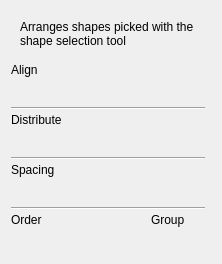
<?xml version="1.0" encoding="UTF-8"?>
<ui version="4.0">
 <author>
    SPDX-FileCopyrightText: none
    SPDX-License-Identifier: GPL-3.0-or-later
  </author>
 <class>ArrangeDockerWidget</class>
 <widget class="QWidget" name="ArrangeDockerWidget">
  <property name="geometry">
   <rect>
    <x>0</x>
    <y>0</y>
    <width>222</width>
    <height>264</height>
   </rect>
  </property>
  <property name="sizePolicy">
   <sizepolicy hsizetype="Preferred" vsizetype="Preferred">
    <horstretch>0</horstretch>
    <verstretch>0</verstretch>
   </sizepolicy>
  </property>
  <layout class="QVBoxLayout" name="verticalLayout">
   <item>
    <widget class="QFrame" name="disabledLabel">
     <property name="frameShape">
      <enum>QFrame::NoFrame</enum>
     </property>
     <property name="frameShadow">
      <enum>QFrame::Raised</enum>
     </property>
     <layout class="QHBoxLayout" name="horizontalLayout_2">
      <item>
       <widget class="QLabel" name="label">
        <property name="text">
         <string>Arranges shapes picked with the shape selection tool</string>
        </property>
        <property name="wordWrap">
         <bool>true</bool>
        </property>
       </widget>
      </item>
     </layout>
    </widget>
   </item>
   <item alignment="Qt::AlignLeft|Qt::AlignTop">
    <widget class="QFrame" name="buttons">
     <property name="sizePolicy">
      <sizepolicy hsizetype="Fixed" vsizetype="Fixed">
       <horstretch>0</horstretch>
       <verstretch>0</verstretch>
      </sizepolicy>
     </property>
     <property name="frameShape">
      <enum>QFrame::NoFrame</enum>
     </property>
     <property name="frameShadow">
      <enum>QFrame::Raised</enum>
     </property>
     <layout class="QHBoxLayout" name="horizontalLayout_6">
      <property name="leftMargin">
       <number>0</number>
      </property>
      <property name="topMargin">
       <number>0</number>
      </property>
      <property name="rightMargin">
       <number>0</number>
      </property>
      <property name="bottomMargin">
       <number>0</number>
      </property>
      <item>
       <layout class="QGridLayout" name="gridLayout" columnstretch="0,0,0,0,0,0,0">
        <property name="sizeConstraint">
         <enum>QLayout::SetFixedSize</enum>
        </property>
        <property name="spacing">
         <number>2</number>
        </property>
        <item row="0" column="0" colspan="7">
         <widget class="QLabel" name="label_3">
          <property name="sizePolicy">
           <sizepolicy hsizetype="Fixed" vsizetype="Fixed">
            <horstretch>0</horstretch>
            <verstretch>0</verstretch>
           </sizepolicy>
          </property>
          <property name="text">
           <string>Align</string>
          </property>
          <property name="alignment">
           <set>Qt::AlignBottom|Qt::AlignLeading|Qt::AlignLeft</set>
          </property>
         </widget>
        </item>
        <item row="11" column="5">
         <widget class="QToolButton" name="group">
          <property name="minimumSize">
           <size>
            <width>26</width>
            <height>26</height>
           </size>
          </property>
          <property name="focusPolicy">
           <enum>Qt::NoFocus</enum>
          </property>
          <property name="text">
           <string/>
          </property>
          <property name="iconSize">
           <size>
            <width>16</width>
            <height>16</height>
           </size>
          </property>
          <property name="autoRaise">
           <bool>true</bool>
          </property>
         </widget>
        </item>
        <item row="5" column="2">
         <widget class="QToolButton" name="hDistributeRight">
          <property name="minimumSize">
           <size>
            <width>26</width>
            <height>26</height>
           </size>
          </property>
          <property name="focusPolicy">
           <enum>Qt::NoFocus</enum>
          </property>
          <property name="text">
           <string/>
          </property>
          <property name="iconSize">
           <size>
            <width>16</width>
            <height>16</height>
           </size>
          </property>
          <property name="autoRaise">
           <bool>true</bool>
          </property>
         </widget>
        </item>
        <item row="5" column="0">
         <widget class="QToolButton" name="hDistributeLeft">
          <property name="minimumSize">
           <size>
            <width>26</width>
            <height>26</height>
           </size>
          </property>
          <property name="focusPolicy">
           <enum>Qt::NoFocus</enum>
          </property>
          <property name="text">
           <string/>
          </property>
          <property name="iconSize">
           <size>
            <width>16</width>
            <height>16</height>
           </size>
          </property>
          <property name="autoRaise">
           <bool>true</bool>
          </property>
         </widget>
        </item>
        <item row="5" column="4">
         <widget class="QToolButton" name="vDistributeTop">
          <property name="minimumSize">
           <size>
            <width>26</width>
            <height>26</height>
           </size>
          </property>
          <property name="focusPolicy">
           <enum>Qt::NoFocus</enum>
          </property>
          <property name="text">
           <string/>
          </property>
          <property name="iconSize">
           <size>
            <width>16</width>
            <height>16</height>
           </size>
          </property>
          <property name="autoRaise">
           <bool>true</bool>
          </property>
         </widget>
        </item>
        <item row="5" column="1">
         <widget class="QToolButton" name="hDistributeCenter">
          <property name="minimumSize">
           <size>
            <width>26</width>
            <height>26</height>
           </size>
          </property>
          <property name="focusPolicy">
           <enum>Qt::NoFocus</enum>
          </property>
          <property name="text">
           <string/>
          </property>
          <property name="iconSize">
           <size>
            <width>16</width>
            <height>16</height>
           </size>
          </property>
          <property name="autoRaise">
           <bool>true</bool>
          </property>
         </widget>
        </item>
        <item row="10" column="0" colspan="4">
         <widget class="QLabel" name="label_5">
          <property name="sizePolicy">
           <sizepolicy hsizetype="Fixed" vsizetype="Fixed">
            <horstretch>0</horstretch>
            <verstretch>0</verstretch>
           </sizepolicy>
          </property>
          <property name="text">
           <string>Order</string>
          </property>
          <property name="alignment">
           <set>Qt::AlignBottom|Qt::AlignLeading|Qt::AlignLeft</set>
          </property>
         </widget>
        </item>
        <item row="5" column="6">
         <widget class="QToolButton" name="vDistributeBottom">
          <property name="minimumSize">
           <size>
            <width>26</width>
            <height>26</height>
           </size>
          </property>
          <property name="focusPolicy">
           <enum>Qt::NoFocus</enum>
          </property>
          <property name="text">
           <string/>
          </property>
          <property name="iconSize">
           <size>
            <width>16</width>
            <height>16</height>
           </size>
          </property>
          <property name="autoRaise">
           <bool>true</bool>
          </property>
         </widget>
        </item>
        <item row="8" column="1">
         <widget class="QToolButton" name="vDistributeGaps">
          <property name="minimumSize">
           <size>
            <width>26</width>
            <height>26</height>
           </size>
          </property>
          <property name="focusPolicy">
           <enum>Qt::NoFocus</enum>
          </property>
          <property name="text">
           <string/>
          </property>
          <property name="iconSize">
           <size>
            <width>16</width>
            <height>16</height>
           </size>
          </property>
          <property name="autoRaise">
           <bool>true</bool>
          </property>
         </widget>
        </item>
        <item row="8" column="0">
         <widget class="QToolButton" name="hDistributeGaps">
          <property name="minimumSize">
           <size>
            <width>26</width>
            <height>26</height>
           </size>
          </property>
          <property name="focusPolicy">
           <enum>Qt::NoFocus</enum>
          </property>
          <property name="text">
           <string/>
          </property>
          <property name="iconSize">
           <size>
            <width>16</width>
            <height>16</height>
           </size>
          </property>
          <property name="autoRaise">
           <bool>true</bool>
          </property>
         </widget>
        </item>
        <item row="7" column="0" colspan="7">
         <widget class="QLabel" name="label_4">
          <property name="sizePolicy">
           <sizepolicy hsizetype="Fixed" vsizetype="Fixed">
            <horstretch>0</horstretch>
            <verstretch>0</verstretch>
           </sizepolicy>
          </property>
          <property name="text">
           <string>Spacing</string>
          </property>
          <property name="alignment">
           <set>Qt::AlignBottom|Qt::AlignLeading|Qt::AlignLeft</set>
          </property>
         </widget>
        </item>
        <item row="10" column="5" colspan="2">
         <widget class="QLabel" name="label_6">
          <property name="sizePolicy">
           <sizepolicy hsizetype="Fixed" vsizetype="Fixed">
            <horstretch>0</horstretch>
            <verstretch>0</verstretch>
           </sizepolicy>
          </property>
          <property name="text">
           <string comment="Group in the context of Vector Interaction Tool">Group</string>
          </property>
          <property name="alignment">
           <set>Qt::AlignBottom|Qt::AlignLeading|Qt::AlignLeft</set>
          </property>
         </widget>
        </item>
        <item row="1" column="2">
         <widget class="QToolButton" name="rightAlign">
          <property name="minimumSize">
           <size>
            <width>26</width>
            <height>26</height>
           </size>
          </property>
          <property name="focusPolicy">
           <enum>Qt::NoFocus</enum>
          </property>
          <property name="text">
           <string/>
          </property>
          <property name="iconSize">
           <size>
            <width>16</width>
            <height>16</height>
           </size>
          </property>
          <property name="autoRaise">
           <bool>true</bool>
          </property>
         </widget>
        </item>
        <item row="11" column="1">
         <widget class="QToolButton" name="raiseLevel">
          <property name="minimumSize">
           <size>
            <width>26</width>
            <height>26</height>
           </size>
          </property>
          <property name="focusPolicy">
           <enum>Qt::NoFocus</enum>
          </property>
          <property name="text">
           <string/>
          </property>
          <property name="iconSize">
           <size>
            <width>16</width>
            <height>16</height>
           </size>
          </property>
          <property name="autoRaise">
           <bool>true</bool>
          </property>
         </widget>
        </item>
        <item row="1" column="6">
         <widget class="QToolButton" name="bottomAlign">
          <property name="minimumSize">
           <size>
            <width>26</width>
            <height>26</height>
           </size>
          </property>
          <property name="focusPolicy">
           <enum>Qt::NoFocus</enum>
          </property>
          <property name="text">
           <string/>
          </property>
          <property name="iconSize">
           <size>
            <width>16</width>
            <height>16</height>
           </size>
          </property>
          <property name="autoRaise">
           <bool>true</bool>
          </property>
         </widget>
        </item>
        <item row="5" column="5">
         <widget class="QToolButton" name="vDistributeCenter">
          <property name="minimumSize">
           <size>
            <width>26</width>
            <height>26</height>
           </size>
          </property>
          <property name="focusPolicy">
           <enum>Qt::NoFocus</enum>
          </property>
          <property name="text">
           <string/>
          </property>
          <property name="iconSize">
           <size>
            <width>16</width>
            <height>16</height>
           </size>
          </property>
          <property name="autoRaise">
           <bool>true</bool>
          </property>
         </widget>
        </item>
        <item row="1" column="5">
         <widget class="QToolButton" name="vCenterAlign">
          <property name="minimumSize">
           <size>
            <width>26</width>
            <height>26</height>
           </size>
          </property>
          <property name="focusPolicy">
           <enum>Qt::NoFocus</enum>
          </property>
          <property name="text">
           <string/>
          </property>
          <property name="iconSize">
           <size>
            <width>16</width>
            <height>16</height>
           </size>
          </property>
          <property name="autoRaise">
           <bool>true</bool>
          </property>
         </widget>
        </item>
        <item row="1" column="4">
         <widget class="QToolButton" name="topAlign">
          <property name="minimumSize">
           <size>
            <width>26</width>
            <height>26</height>
           </size>
          </property>
          <property name="focusPolicy">
           <enum>Qt::NoFocus</enum>
          </property>
          <property name="text">
           <string/>
          </property>
          <property name="iconSize">
           <size>
            <width>16</width>
            <height>16</height>
           </size>
          </property>
          <property name="autoRaise">
           <bool>true</bool>
          </property>
         </widget>
        </item>
        <item row="11" column="3">
         <widget class="QToolButton" name="sendBack">
          <property name="minimumSize">
           <size>
            <width>26</width>
            <height>26</height>
           </size>
          </property>
          <property name="focusPolicy">
           <enum>Qt::NoFocus</enum>
          </property>
          <property name="text">
           <string/>
          </property>
          <property name="iconSize">
           <size>
            <width>16</width>
            <height>16</height>
           </size>
          </property>
          <property name="autoRaise">
           <bool>true</bool>
          </property>
         </widget>
        </item>
        <item row="11" column="2">
         <widget class="QToolButton" name="lowerLevel">
          <property name="minimumSize">
           <size>
            <width>26</width>
            <height>26</height>
           </size>
          </property>
          <property name="focusPolicy">
           <enum>Qt::NoFocus</enum>
          </property>
          <property name="text">
           <string/>
          </property>
          <property name="iconSize">
           <size>
            <width>16</width>
            <height>16</height>
           </size>
          </property>
          <property name="autoRaise">
           <bool>true</bool>
          </property>
         </widget>
        </item>
        <item row="1" column="0">
         <widget class="QToolButton" name="leftAlign">
          <property name="minimumSize">
           <size>
            <width>26</width>
            <height>26</height>
           </size>
          </property>
          <property name="focusPolicy">
           <enum>Qt::NoFocus</enum>
          </property>
          <property name="text">
           <string/>
          </property>
          <property name="iconSize">
           <size>
            <width>16</width>
            <height>16</height>
           </size>
          </property>
          <property name="autoRaise">
           <bool>true</bool>
          </property>
         </widget>
        </item>
        <item row="11" column="0">
         <widget class="QToolButton" name="bringToFront">
          <property name="minimumSize">
           <size>
            <width>26</width>
            <height>26</height>
           </size>
          </property>
          <property name="focusPolicy">
           <enum>Qt::NoFocus</enum>
          </property>
          <property name="text">
           <string/>
          </property>
          <property name="iconSize">
           <size>
            <width>16</width>
            <height>16</height>
           </size>
          </property>
          <property name="autoRaise">
           <bool>true</bool>
          </property>
         </widget>
        </item>
        <item row="1" column="1">
         <widget class="QToolButton" name="hCenterAlign">
          <property name="minimumSize">
           <size>
            <width>26</width>
            <height>26</height>
           </size>
          </property>
          <property name="focusPolicy">
           <enum>Qt::NoFocus</enum>
          </property>
          <property name="text">
           <string/>
          </property>
          <property name="iconSize">
           <size>
            <width>16</width>
            <height>16</height>
           </size>
          </property>
          <property name="autoRaise">
           <bool>true</bool>
          </property>
         </widget>
        </item>
        <item row="11" column="6">
         <widget class="QToolButton" name="ungroup">
          <property name="minimumSize">
           <size>
            <width>26</width>
            <height>26</height>
           </size>
          </property>
          <property name="focusPolicy">
           <enum>Qt::NoFocus</enum>
          </property>
          <property name="text">
           <string/>
          </property>
          <property name="iconSize">
           <size>
            <width>16</width>
            <height>16</height>
           </size>
          </property>
          <property name="autoRaise">
           <bool>true</bool>
          </property>
         </widget>
        </item>
        <item row="3" column="0" colspan="7">
         <widget class="QLabel" name="label_2">
          <property name="sizePolicy">
           <sizepolicy hsizetype="Fixed" vsizetype="Fixed">
            <horstretch>0</horstretch>
            <verstretch>0</verstretch>
           </sizepolicy>
          </property>
          <property name="text">
           <string>Distribute</string>
          </property>
          <property name="alignment">
           <set>Qt::AlignBottom|Qt::AlignLeading|Qt::AlignLeft</set>
          </property>
         </widget>
        </item>
        <item row="9" column="0" colspan="7">
         <widget class="Line" name="line_3">
          <property name="minimumSize">
           <size>
            <width>0</width>
            <height>5</height>
           </size>
          </property>
          <property name="orientation">
           <enum>Qt::Horizontal</enum>
          </property>
         </widget>
        </item>
        <item row="6" column="0" colspan="7">
         <widget class="Line" name="line_2">
          <property name="minimumSize">
           <size>
            <width>0</width>
            <height>5</height>
           </size>
          </property>
          <property name="orientation">
           <enum>Qt::Horizontal</enum>
          </property>
         </widget>
        </item>
        <item row="2" column="0" colspan="7">
         <widget class="Line" name="line">
          <property name="minimumSize">
           <size>
            <width>0</width>
            <height>5</height>
           </size>
          </property>
          <property name="orientation">
           <enum>Qt::Horizontal</enum>
          </property>
         </widget>
        </item>
       </layout>
      </item>
     </layout>
    </widget>
   </item>
  </layout>
 </widget>
 <resources/>
 <connections/>
</ui>
